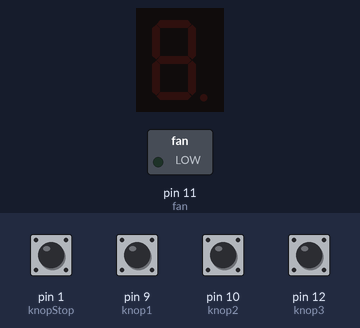
A sketch run on a simulated Arduino Uno, built with avr-gcc and run on an emulated ATmega328P. Parts: 1-digit seven-segment display, switched loads named in the sketch (green lamp = pin HIGH). Wiring (inferred from the names in the program): 1-digit 7-segment display, segments lit when HIGH: segments pin 6, pin 5, pin 2, pin 3, pin 4, pin 7, pin 8. The inputs (shaded band) are chosen by the test bench; at power-on: pin 1 (knopStop), pin 9 (knop1), pin 10 (knop2), pin 12 (knop3) HIGH. The segment pins are drawn as the display they are named for; pins used as bus, display or sensor lines are not drawn.

Above: at 1.2 s.
1.3 s: pin 9 (knop1) pulled LOW for 0.15 s
At 2.6 s:
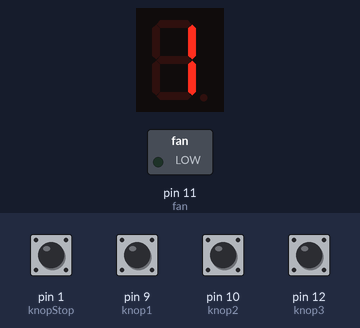
3.0 s: pin 10 (knop2) pulled LOW for 0.15 s
At 3.9 s:
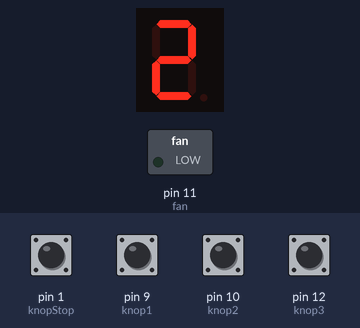
4.7 s: pin 12 (knop3) pulled LOW for 0.15 s
At 5.2 s:
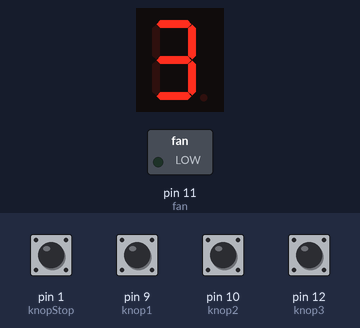
6.4 s: pin 9 (knop1) pulled LOW for 1 s
At 7.0 s:
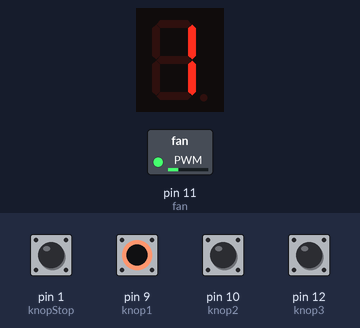
8.9 s: pin 10 (knop2) pulled LOW for 1 s
At 9.7 s:
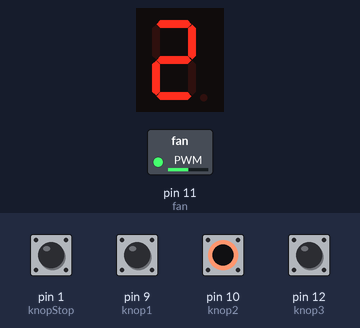
11.4 s: pin 12 (knop3) pulled LOW for 1 s
At 12.0 s:
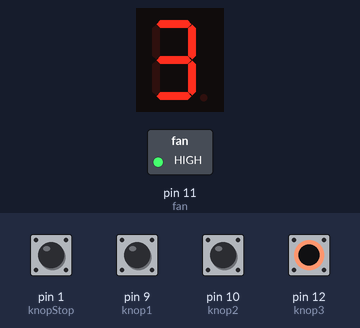
Timing chart, 0 to 14.4 s (numbered marks = the images above; inputs shaded):
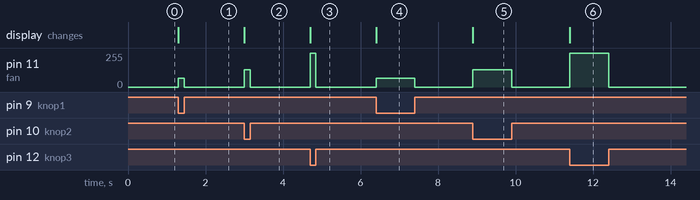

Measured:
- after the input at 1.3 s, pin 11 (fan): 0/255 → 64/255 at once, → 0/255 0.15 s later; the display: changes at once (image 1)
- after the input at 3.0 s, pin 11 (fan): 0/255 → 128/255 at once, → 0/255 0.15 s later; the display: changes at once (image 2)
- after the input at 4.7 s, pin 11 (fan): 0/255 → 255/255 at once, → 0/255 0.15 s later; the display: changes at once (image 3)
- after the input at 6.4 s, pin 11 (fan): 0/255 → 64/255 at once, → 0/255 1.0 s later; the display: changes at once (image 4)
- after the input at 8.9 s, pin 11 (fan): 0/255 → 128/255 at once, → 0/255 1.0 s later; the display: changes at once (image 5)
- after the input at 11.4 s, pin 11 (fan): 0/255 → 255/255 at once, → 0/255 1.0 s later; the display: changes at once (image 6)

The sketch:

fan_3_speed.ino
```cpp
int pinA = 6;
int pinB = 5;
int pinC = 2;
int pinD = 3;
int pinE = 4;
int pinF = 7;
int pinG = 8;

int knopStop = 1;
int knop1 = 9;
int knop2 = 10;
int knop3 = 12;

int fan = 11;
int snelheid = 0;

void setup() {

  pinMode(knopStop, INPUT_PULLUP);
  pinMode(knop1, INPUT_PULLUP);
  pinMode(knop2, INPUT_PULLUP);
  pinMode(knop3, INPUT_PULLUP);

  pinMode(fan, OUTPUT);

  pinMode(pinA, OUTPUT);
  pinMode(pinB, OUTPUT);
  pinMode(pinC, OUTPUT);
  pinMode(pinD, OUTPUT);
  pinMode(pinE, OUTPUT);
  pinMode(pinF, OUTPUT);
  pinMode(pinG, OUTPUT);

  displayOff();
}

void loop() {

  if (digitalRead(knopStop) == LOW) {
    analogWrite(fan, 0);
    displayOff();
  }

  else if (digitalRead(knop1) == LOW) {
    analogWrite(fan, 64);
    getal_1();
  }

  else if (digitalRead(knop2) == LOW) {
    analogWrite(fan, 128);
    getal_2();
  }

  else if (digitalRead(knop3) == LOW) {
    analogWrite(fan, 255);
    getal_3();
  }
  else {
    analogWrite(fan, 0);
  }
}

void setFan(int snelheid) {
  analogWrite(fan, snelheid);
}


void displayOff() {
  digitalWrite(pinA, LOW);
  digitalWrite(pinB, LOW);
  digitalWrite(pinC, LOW);
  digitalWrite(pinD, LOW);
  digitalWrite(pinE, LOW);
  digitalWrite(pinF, LOW);
  digitalWrite(pinG, LOW);
}

void getal_1() {
  displayOff();
  digitalWrite(pinB, HIGH);
  digitalWrite(pinC, HIGH);
}

void getal_2() {
  displayOff();
  digitalWrite(pinA, HIGH);
  digitalWrite(pinB, HIGH);
  digitalWrite(pinD, HIGH);
  digitalWrite(pinE, HIGH);
  digitalWrite(pinG, HIGH);
}

void getal_3() {
  displayOff();
  digitalWrite(pinA, HIGH);
  digitalWrite(pinB, HIGH);
  digitalWrite(pinC, HIGH);
  digitalWrite(pinD, HIGH);
  digitalWrite(pinG, HIGH);
}
```
